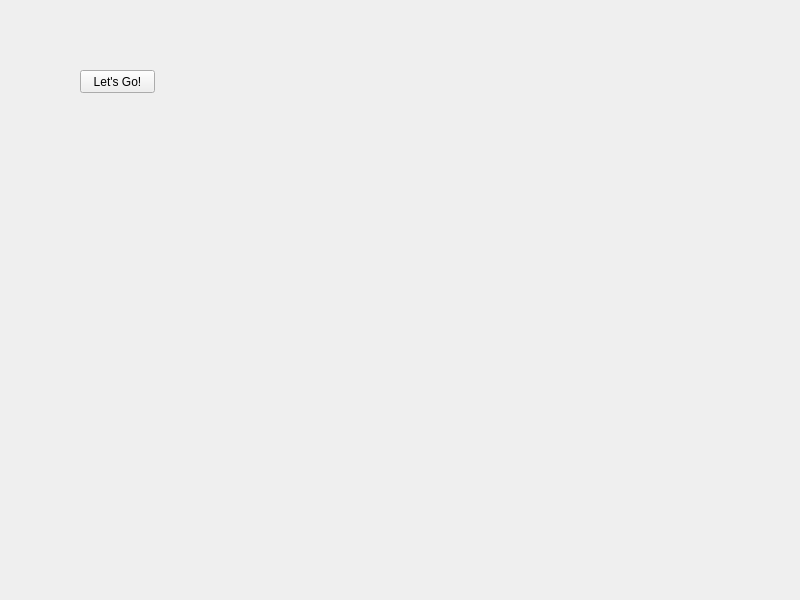
<?xml version="1.0" encoding="UTF-8"?>
<ui version="4.0">
 <class>Widget</class>
 <widget class="QWidget" name="Widget">
  <property name="geometry">
   <rect>
    <x>0</x>
    <y>0</y>
    <width>800</width>
    <height>600</height>
   </rect>
  </property>
  <property name="windowTitle">
   <string>Widget</string>
  </property>
  <widget class="QPushButton" name="pushButton">
   <property name="geometry">
    <rect>
     <x>80</x>
     <y>70</y>
     <width>75</width>
     <height>23</height>
    </rect>
   </property>
   <property name="text">
    <string>Let's Go!</string>
   </property>
  </widget>
 </widget>
 <resources/>
 <connections/>
</ui>
